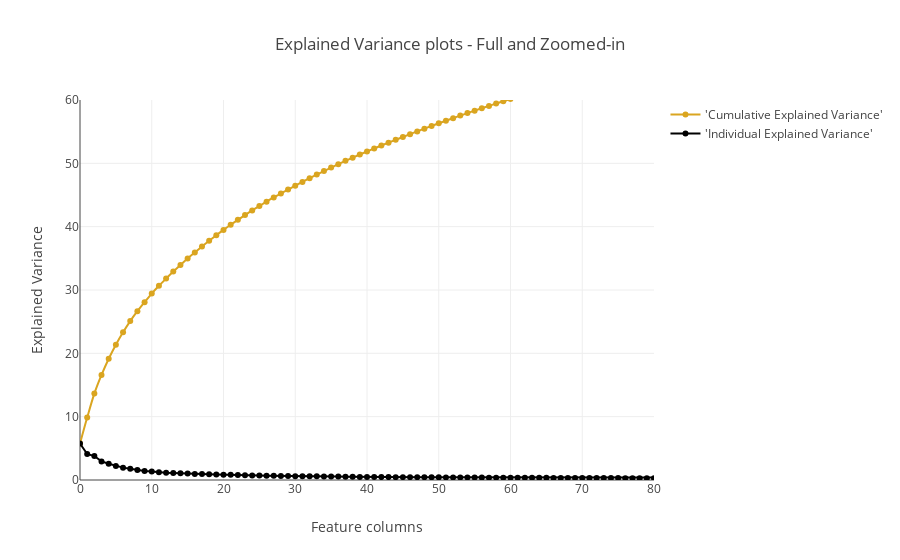

Notebook source saved alongside this figure:
### Markdown cell above
Now having calculated both our Individual Explained Variance and Cumulative Explained Variance values, let's use the Plotly visualisation package to produce an interactive chart to showcase this.

### Code cell
trace1 = go.Scatter(
    x=list(range(784)),
    y= cum_var_exp,
    mode='lines+markers',
    name="'Cumulative Explained Variance'",
#     hoverinfo= cum_var_exp,
    line=dict(
        shape='spline',
        color = 'goldenrod'
    )
)
trace2 = go.Scatter(
    x=list(range(784)),
    y= var_exp,
    mode='lines+markers',
    name="'Individual Explained Variance'",
#     hoverinfo= var_exp,
    line=dict(
        shape='linear',
        color = 'black'
    )
)
fig = tls.make_subplots(insets=[{'cell': (1,1), 'l': 0.7, 'b': 0.5}],
                          print_grid=True)

fig.append_trace(trace1, 1, 1)
fig.append_trace(trace2,1,1)
fig.layout.title = 'Explained Variance plots - Full and Zoomed-in'
fig.layout.xaxis = dict(range=[0, 80], title = 'Feature columns')
fig.layout.yaxis = dict(range=[0, 60], title = 'Explained Variance')
#fig['data'] = []
#fig['data'].append(go.Scatter(x= list(range(784)) , y=cum_var_exp, xaxis='x2', yaxis='y2', name = 'Cumulative Explained Variance'))
#fig['data'].append(go.Scatter(x= list(range(784)) , y=cum_var_exp, xaxis='x2', yaxis='y2', name = 'Cumulative Explained Variance'))

#fig['data'] = go.Scatter(x= list(range(784)) , y=cum_var_exp, xaxis='x2', yaxis='y2', name = 'Cumulative Explained Variance')
# fig['data'] += [go.Scatter(x=list(range(784)), y=var_exp, xaxis='x2', yaxis='y2',name = 'Individual Explained Variance')]

# # fig['data'] = data
# # fig['layout'] = layout
# # fig['data'] += data2
# # fig['layout'] += layout2
py.iplot(fig, filename='inset example')

### Figure 1 — Plotly figure (JSON) as saved in the notebook; plotly's stock layout.template omitted (floating-point values rounded to 4 significant figures; data arrays with more than 128 entries replaced by an {"elided": "..."} marker saying what was removed)
{"data": [{"line": {"color": "goldenrod", "shape": "spline"}, "mode": "lines+markers", "name": "'Cumulative Explained Variance'", "type": "scatter", "uid": "3d411751-4b0a-4ebe-a63f-a351c965f3fc", "x": {"elided": "784 int values"}, "xaxis": "x", "y": {"elided": "784 float values"}, "yaxis": "y"}, {"line": {"color": "black", "shape": "linear"}, "mode": "lines+markers", "name": "'Individual Explained Variance'", "type": "scatter", "uid": "ee195bfe-e9e8-460e-9595-348a5df19bdc", "x": {"elided": "784 int values"}, "xaxis": "x", "y": {"elided": "784 float values"}, "yaxis": "y"}], "layout": {"title": "Explained Variance plots - Full and Zoomed-in", "xaxis": {"range": [0, 80], "title": "Feature columns"}, "xaxis2": {"anchor": "y2", "domain": [0.7, 1]}, "yaxis": {"range": [0, 60], "title": "Explained Variance"}, "yaxis2": {"anchor": "x2", "domain": [0.5, 1]}}}
